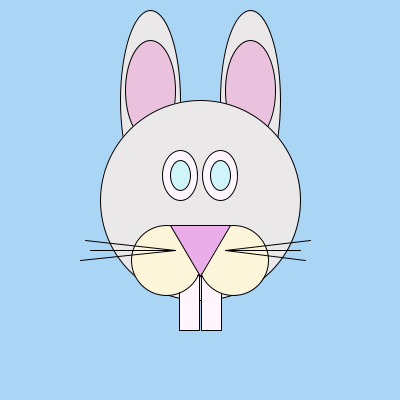
Frame 1 (no input)
Frame 60 (the mouse pressed at the canvas centre just before this capture): identical to frame 1, image omitted
Frame 120 (the mouse held since frame 60 and released just before this capture): identical to frame 1, image omitted

The Processing sketch that drew this single still picture (run headless with seeded random() and noise(); from frame 60 on, the mouse is pressed at the canvas centre):

// Processing sketch: processing_53556
// ── processing_53556.pde

Bunny rabbit;

void setup(){
  size(400, 400);
  smooth();
  rabbit = new Bunny (300, 150);
}

void draw() {
  background(171, 213, 245);
  rabbit.display();
  
}

class Bunny {
  
  int earA;
  int headA;
  int eyes;
  int pupilA;
  int tongue;
  int x;
  int y;
  
  Bunny(int tempX, int tempY){
    x = tempX;
    y = tempY;
  }

void display() {
  
  strokeWeight(1);

// right ear
  fill(234, 232, 232);
  ellipse (150, 100, 60, 180);
  
  
  // left ear
  ellipse (250, 100, 60, 180);
  fill(234, 232, 232);
  
// right inner ear
fill(234, 194, 222);
ellipse (150, 90, 50, 100);


// left inner ear
fill(234, 194, 222);
ellipse(250, 90, 50, 100);


//// head
 fill(234, 232, 232);
  ellipse (200, 200, 200, 200);
  
  // left tooth
  fill(255, 245, 252);  
rect (179, 275, 20, 55);

// right tooth
fill(255, 245, 252);
rect (201, 275, 20, 55);

// left eye
  ellipse (180, 175, 35, 50);
  
// right eye
  ellipse (220, 175, 35, 50);
  
// mouth left
  fill(252, 245, 217);
  ellipse (166, 260, 70, 70);
  
// mouth right
  fill(252, 245, 217);
  ellipse (233, 260, 70, 70);
  
// mouth top
fill(234, 173, 234);
  triangle(170, 225, 230, 225, 200, 276);
  
// left pupil
fill(207, 244, 250);
ellipse(180, 175, 20, 30);

// right pupil
fill(207, 244, 250);
ellipse(220, 175, 20, 30);


// whiskers 

line (175, 250, 90, 250);
line(175, 250, 85, 240);
line(175, 250, 80, 260);
line(225, 250, 300, 250);
line(225, 250, 310, 240);
line(225, 250, 305, 260);
strokeWeight(1.5);


    if (mousePressed) {

  }
  else if (mouseX > 150 && mouseY < 200) {
    fill (#7EE33C);
    ellipse (220, 175, 20, 30);
    fill (#7EE33C);
    ellipse (180, 175, 20, 30);
    
}
}
}
